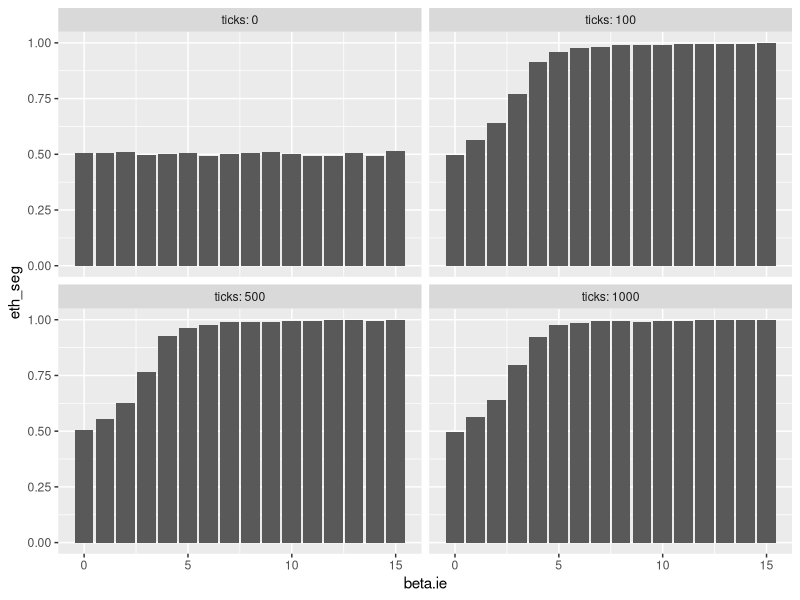
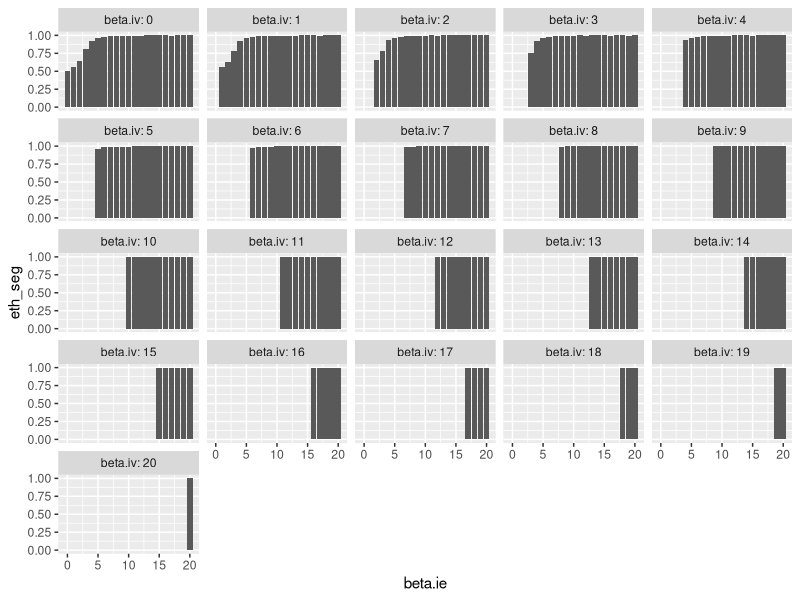
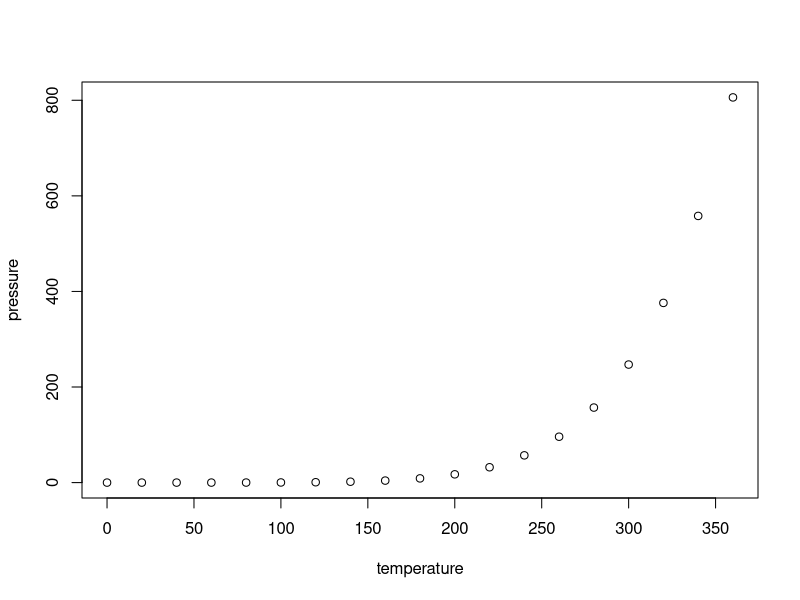

Reproduce these figures in R, in order.
## ---- chunk 1
knitr::opts_chunk$set(echo = TRUE)
library(dplyr)
library(tidyverse)



a <- read.csv("one-beta.csv",sep = ",",skip = 6)
names(a)[names(a) == "mean..count..turtles.on.neighbors..with..ethnicity....ethnicity..of.myself....count..turtles.on.neighbors....of.turtles.with..count..turtles.on.neighbors.....1." ] <- "eth_seg"

a %>% filter(ticks == 0  | ticks == 500  | ticks == 100 | ticks == 1000)  %>%  filter(beta.ie >= 0 & beta.ie <= 15) %>% ggplot(aes(x = beta.ie, y = eth_seg)) + geom_bar(stat="identity") + facet_wrap(~ ticks, labeller = label_both)


b  <-  read.csv("diff_10.csv",sep = ",",skip = 6)
names(b)[names(b) == "mean..count..turtles.on.neighbors..with..ethnicity....ethnicity..of.myself....count..turtles.on.neighbors...of.turtles.with..count..turtles.on.neighbors.....1." ] <- "eth_seg"
names(b)[names(b) == "mean..count..turtles.on.neighbors..with..shape....shape..of.myself....count..turtles.on.neighbors...of.turtles.with..count..turtles.on.neighbors.....1."] <- "val_seg"

c  <- b %>% filter(beta.ie >= beta.iv )

diff_ev <- c$beta.ie - c$beta.iv
c  <- cbind(c,diff_ev)

c %>%  filter(ticks == 1000)  %>% ggplot(aes(x = beta.ie, y = eth_seg)) + geom_bar(stat = "identity") + facet_wrap(~  beta.iv, labeller = label_both) 


## ---- chunk 2
summary(cars)
## ---- chunk 3
plot(pressure)
